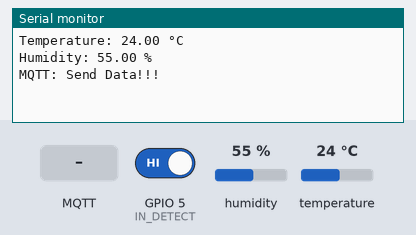
Bench run of a sketch on a simulated ESP32. On the bench: the last lines printed to the serial monitor. Inputs (shaded band) come from the test bench; at power-on: GPIO 5 (IN_DETECT) HIGH, humidity 55 %, temperature 24 °C. WiFi joins after 1.5 s; servers stay silent unless stated; no MQTT or app messages arrive unless stated.

Above: at 3.7 s.
3.8 s: GPIO 5 (IN_DETECT) driven LOW
5.3 s: MQTT message "online" arrives on the first subscribed topic
At 6.5 s:
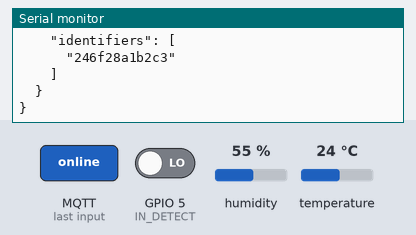
6.8 s: MQTT message "1" arrives on the first subscribed topic
At 7.3 s:
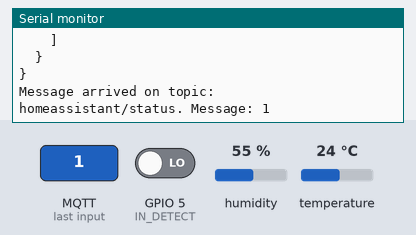
8.3 s: MQTT message "on" arrives on the first subscribed topic
At 9.5 s:
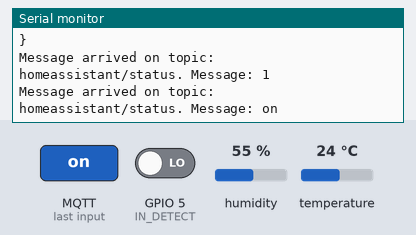
9.8 s: MQTT message "off" arrives on the first subscribed topic
At 10.8 s:
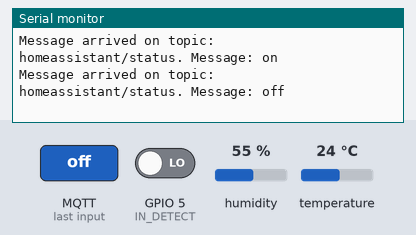

Measured:
- after the input at 5.3 s, the serial monitor: prints a new line at once (image 1)
- after the input at 6.8 s, the serial monitor: prints a new line at once (image 2)
- after the input at 8.3 s, the serial monitor: prints a new line at once (image 3)
- after the input at 9.8 s, the serial monitor: prints a new line at once (image 4)

The sketch:

ESP32_HA_DiscoveryVid.ino
```cpp
/**************************************************************************************************************************************************
* File name     : ESP32_HA_Discovery.c
* Compiler      :
* Autor         : VIGASAN
* Created       : 27/01/2023
* Modified      :
* Last modified :
*
*
* Description   :
*
* Other info    : Discovery MQTT Device Example
**************************************************************************************************************************************************/


/*-----------------------------------------------------------------------------------------------------------------------------------------------*/
/*------------------------------------Include Files----------------------------------------------------------------------------------------------*/
/*-----------------------------------------------------------------------------------------------------------------------------------------------*/
#include <WiFi.h>
#include <PubSubClient.h>
#include <ArduinoJson.h>
#include "DHT.h"


/*-----------------------------------------------------------------------------------------------------------------------------------------------*/
/*------------------------------------Local definitions------------------------------------------------------------------------------------------*/
/*-----------------------------------------------------------------------------------------------------------------------------------------------*/
#define PERIOD_MILLSEC_1000    1000
#define PERIOD_MILLSEC_500     500
#define PERIOD_MILLSEC_250     250

#define DHTTYPE             DHT22

/*-----------------------------------------------------------------------------------------------------------------------------------------------*/
/*------------------------------------I/O Definitions--------------------------------------------------------------------------------------------*/
/*-----------------------------------------------------------------------------------------------------------------------------------------------*/
const int IN_DETECT = 5;
const int DHTPIN = 22;

/*-----------------------------------------------------------------------------------------------------------------------------------------------*/
/*------------------------------------ Configuration --------------------------------------------------------------------------------------------*/
/*-----------------------------------------------------------------------------------------------------------------------------------------------*/
const char*         g_ssid = "your Wifi Name";
const char*         g_password = "Wifi Password";
const char*         g_mqtt_server = "192.168.1.25";                           // MQTT Server IP, same of Home Assistant
const char*         g_mqttUser = "mosquitto";                                 // MQTT Server User Name
const char*         g_mqttPsw = "password";                                   // MQTT Server password
int                 g_mqttPort = 1883;                                        // MQTT Server Port

// Variable used for MQTT Discovery
const char*         g_deviceModel = "ESP32Device";                            // Hardware Model
const char*         g_swVersion = "1.0";                                      // Firmware Version
const char*         g_manufacturer = "Vigasan";                               // Manufacturer Name
String              g_deviceName = "CustomSensor";                            // Device Name
String              g_mqttStatusTopic = "esp32iotsensor/" + g_deviceName;     // MQTT Topic


/*-----------------------------------------------------------------------------------------------------------------------------------------------*/
/*------------------------------------Public variables-------------------------------------------------------------------------------------------*/
/*-----------------------------------------------------------------------------------------------------------------------------------------------*/
WiFiClient          g_WiFiClient;
PubSubClient        g_mqttPubSub(g_WiFiClient);
unsigned long       g_Time = 0;
int                 g_count = 0;
int                 g_input_Door;
int                 g_old_input_Door = 0;
String              g_strDoorStatus;
int                 g_mqttCounterConn = 0;
float               g_Humidity = 0.0;
float               g_Temperature = 0.0;
bool                g_InitSystem = true;
String              g_UniqueId;
bool                g_SendMqttData = false;
DHT                 g_dht(DHTPIN, DHTTYPE);

/*-----------------------------------------------------------------------------------------------------------------------------------------------*/
/*------------------------------------ SETUP ----------------------------------------------------------------------------------------------------*/
/*-----------------------------------------------------------------------------------------------------------------------------------------------*/
void setup()
{
    //////////////////////////////////////////////////////////////////////////////////////////////////////////////////////////////////////////////
    // Input output Pin definitions
    //////////////////////////////////////////////////////////////////////////////////////////////////////////////////////////////////////////////
    pinMode(IN_DETECT, INPUT);

    g_dht.begin();

    Serial.begin(115200);
    delay(500);

    Serial.println("");
    Serial.println("");
    Serial.println("----------------------------------------------");
    Serial.print("MODEL: ");
    Serial.println(g_deviceModel);
    Serial.print("DEVICE: ");
    Serial.println(g_deviceName);
    Serial.print("SW Rev: ");
    Serial.println(g_swVersion);
    Serial.println("----------------------------------------------");

    //////////////////////////////////////////////////////////////////////////////////////////////////////////////////////////////////////////////
    // Wifi Init
    //////////////////////////////////////////////////////////////////////////////////////////////////////////////////////////////////////////////
    setup_wifi();

    //////////////////////////////////////////////////////////////////////////////////////////////////////////////////////////////////////////////
    // MQTT Init
    //////////////////////////////////////////////////////////////////////////////////////////////////////////////////////////////////////////////
    g_mqttPubSub.setServer(g_mqtt_server, g_mqttPort);
    g_mqttPubSub.setCallback(MqttReceiverCallback);
}

/*-----------------------------------------------------------------------------------------------------------------------------------------------*/
/*------------------------------------ LOOP -----------------------------------------------------------------------------------------------------*/
/*-----------------------------------------------------------------------------------------------------------------------------------------------*/
void loop()
{
    //////////////////////////////////////////////////////////////////////////////////////////////////////////////////////////////////////////////
    // MQTT Connection
    //////////////////////////////////////////////////////////////////////////////////////////////////////////////////////////////////////////////
    if(WiFi.status() == WL_CONNECTED)
    {
        if(!g_mqttPubSub.connected())
            MqttReconnect();
        else
            g_mqttPubSub.loop();
    }

    if(g_InitSystem)
    {
        delay(100);
        g_InitSystem = false;
        Serial.println("INIT SYSTEM...");
        MqttHomeAssistantDiscovery();     // Send Discovery Data
    }

    if(millis() - g_Time > PERIOD_MILLSEC_500)  // Every 500 [msec]
    {
        g_Time = millis();

        ////////////////////////////////////////////////////////////////
        // DIGITAL INPUTS
        ////////////////////////////////////////////////////////////////
        g_input_Door = digitalRead(IN_DETECT);

        if(g_input_Door == 0)
            g_strDoorStatus = "ON";
        else
            g_strDoorStatus = "OFF";

        if(g_old_input_Door != g_input_Door)
        {
            g_old_input_Door = g_input_Door;
            g_SendMqttData = true;
            Serial.print("Door Status: ");
            Serial.println(g_strDoorStatus);
        }

        if(g_count++ == 20 || g_SendMqttData) // Every 10 [sec] or if input status changed
        {
            g_count = 0;
            ////////////////////////////////////////////////////////////////
            // TEMPERATURE HUMIDITY
            ////////////////////////////////////////////////////////////////
            g_Temperature = g_dht.readTemperature();
            g_Humidity = g_dht.readHumidity();

            Serial.print("Temperature: ");
            Serial.print(g_Temperature);
            Serial.println(" °C");

            Serial.print("Humidity: ");
            Serial.print(g_Humidity);
            Serial.println(" %");

            g_SendMqttData = true;
        }

        //////////////////////////////////////////////////////////////////////////////////////////////////////////////////////////////////////////////
        // SEND MQTT DATA
        //////////////////////////////////////////////////////////////////////////////////////////////////////////////////////////////////////////////
        if(g_SendMqttData == true)
        {
            StaticJsonDocument<200> payload;
            payload["temp"] = g_Temperature;
            payload["hum"] = g_Humidity;
            payload["inputstatus"] = g_strDoorStatus;

            String strPayload;
            serializeJson(payload, strPayload);

            if(g_mqttPubSub.connected())
            {
                g_mqttPubSub.publish(g_mqttStatusTopic.c_str(), strPayload.c_str());
                Serial.println("MQTT: Send Data!!!");
                Serial.println(" ");
                Serial.println(" ");
                g_SendMqttData = false;
            }
        }
    }
}


/*-----------------------------------------------------------------------------------------------------------------------------------------------*/
/*------------------------------------ Public Functions -----------------------------------------------------------------------------------------*/
/*-----------------------------------------------------------------------------------------------------------------------------------------------*/
void setup_wifi()
{
    int counter = 0;
    byte mac[6];
    delay(10);
    // We start by connecting to a WiFi network
    Serial.print("Connecting to ");
    Serial.println(g_ssid);

    WiFi.begin(g_ssid, g_password);

    WiFi.macAddress(mac);
    g_UniqueId =  String(mac[0],HEX) +String(mac[1],HEX) +String(mac[2],HEX) +String(mac[3],HEX) + String(mac[4],HEX) + String(mac[5],HEX);

    Serial.print("Unique ID: ");
    Serial.println(g_UniqueId);

    while(WiFi.status() != WL_CONNECTED && counter++ < 8)
    {
        delay(1000);
        Serial.print(".");
    }
    Serial.println("");

    if(WiFi.status() == WL_CONNECTED)
    {
        Serial.println("WiFi connected");
        Serial.print("IP address: ");
        Serial.println(WiFi.localIP());
    } else
    {
        Serial.println("WiFi NOT connected!!!");
    }
}

void MqttReconnect()
{
    // Loop until we're reconnected
    while (!g_mqttPubSub.connected()  && (g_mqttCounterConn++ < 4))
    {
        Serial.print("Attempting MQTT connection...");
        // Attempt to connect
        if (g_mqttPubSub.connect(g_deviceName.c_str(), g_mqttUser, g_mqttPsw))
        {
            Serial.println("connected");
            // Subscribe
            g_mqttPubSub.subscribe("homeassistant/status");
            delay(100);
        } else
        {
            Serial.print("failed, rc=");
            Serial.print(g_mqttPubSub.state());
            Serial.println(" try again in 1 seconds");
            delay(1000);
        }
    }
    g_mqttCounterConn = 0;
}

void MqttHomeAssistantDiscovery()
{
    String discoveryTopic;
    String payload;
    String strPayload;
    if(g_mqttPubSub.connected())
    {
        Serial.println("SEND HOME ASSISTANT DISCOVERY!!!");
        StaticJsonDocument<600> payload;
        JsonObject device;
        JsonArray identifiers;

        ///////////////////////////////////////////////////////////////////////////////////////////////////////////////////
        // Temperature
        ///////////////////////////////////////////////////////////////////////////////////////////////////////////////////
        discoveryTopic = "homeassistant/sensor/esp32iotsensor/" + g_deviceName + "_temp" + "/config";

        payload["name"] = g_deviceName + ".temp";
        payload["uniq_id"] = g_UniqueId + "_temp";
        payload["stat_t"] = g_mqttStatusTopic;
        payload["dev_cla"] = "temperature";
        payload["val_tpl"] = "{{ value_json.temp | is_defined }}";
        payload["unit_of_meas"] = "°C";
        device = payload.createNestedObject("device");
        device["name"] = g_deviceName;
        device["model"] = g_deviceModel;
        device["sw_version"] = g_swVersion;
        device["manufacturer"] = g_manufacturer;
        identifiers = device.createNestedArray("identifiers");
        identifiers.add(g_UniqueId);

        serializeJsonPretty(payload, Serial);
        Serial.println(" ");
        serializeJson(payload, strPayload);

        g_mqttPubSub.publish(discoveryTopic.c_str(), strPayload.c_str());

        ///////////////////////////////////////////////////////////////////////////////////////////////////////////////////
        // Humidity
        ///////////////////////////////////////////////////////////////////////////////////////////////////////////////////
        payload.clear();
        device.clear();
        identifiers.clear();
        strPayload.clear();

        discoveryTopic = "homeassistant/sensor/esp32iotsensor/" + g_deviceName + "_hum" + "/config";

        payload["name"] = g_deviceName + ".hum";
        payload["uniq_id"] = g_UniqueId + "_hum";
        payload["stat_t"] = g_mqttStatusTopic;
        payload["dev_cla"] = "humidity";
        payload["val_tpl"] = "{{ value_json.hum | is_defined }}";
        payload["unit_of_meas"] = "%";
        device = payload.createNestedObject("device");
        device["name"] = g_deviceName;
        device["model"] = g_deviceModel;
        device["sw_version"] = g_swVersion;
        device["manufacturer"] = g_manufacturer;
        identifiers = device.createNestedArray("identifiers");
        identifiers.add(g_UniqueId);

        serializeJsonPretty(payload, Serial);
        Serial.println(" ");
        serializeJson(payload, strPayload);

        g_mqttPubSub.publish(discoveryTopic.c_str(), strPayload.c_str());

        ///////////////////////////////////////////////////////////////////////////////////////////////////////////////////
        // Binary Door
        ///////////////////////////////////////////////////////////////////////////////////////////////////////////////////
        payload.clear();
        device.clear();
        identifiers.clear();
        strPayload.clear();

        discoveryTopic = "homeassistant/binary_sensor/esp32iotsensor/" + g_deviceName + "_door" + "/config";

        payload["name"] = g_deviceName + ".door";
        payload["uniq_id"] = g_UniqueId + "_door";
        payload["stat_t"] = g_mqttStatusTopic;
        payload["dev_cla"] = "door";
        payload["val_tpl"] = "{{ value_json.inputstatus | is_defined }}";
        device = payload.createNestedObject("device");
        device["name"] = g_deviceName;
        device["model"] = g_deviceModel;
        device["sw_version"] = g_swVersion;
        device["manufacturer"] = g_manufacturer;
        identifiers = device.createNestedArray("identifiers");
        identifiers.add(g_UniqueId);

        serializeJsonPretty(payload, Serial);
        Serial.println(" ");
        serializeJson(payload, strPayload);

        g_mqttPubSub.publish(discoveryTopic.c_str(), strPayload.c_str());

    }
}

void MqttReceiverCallback(char* topic, byte* inFrame, unsigned int length)
{
    Serial.print("Message arrived on topic: ");
    Serial.print(topic);
    Serial.print(". Message: ");
    byte state = 0;
    String messageTemp;

    for (int i = 0; i < length; i++)
    {
        Serial.print((char)inFrame[i]);
        messageTemp += (char)inFrame[i];
    }
    Serial.println();

    if(String(topic) == String("homeassistant/status"))
    {
        if(messageTemp == "online")
            MqttHomeAssistantDiscovery();
    }
}
```
